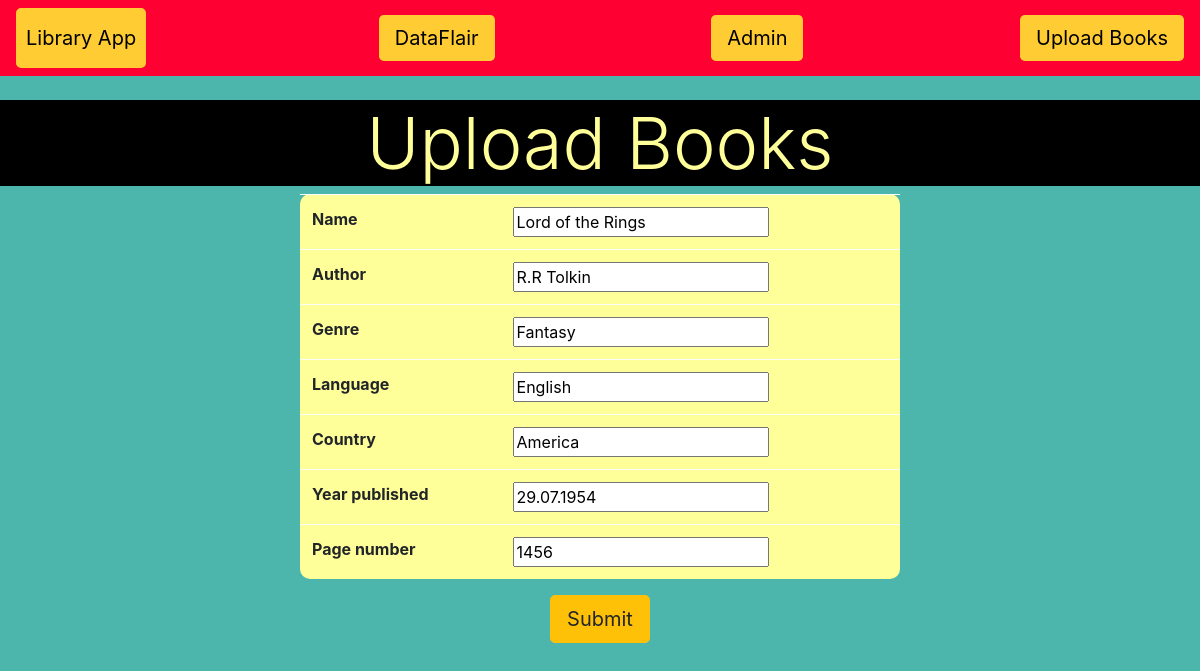
Screenshot of /update/1 with the database file from the repository.
### project2/models.py (models this page shows, shortened)
class Book(models.Model):
    dat = django.utils.timezone.now()
    name = models.CharField(max_length = 50)
    author = models.CharField(max_length = 30, default="anonymous")
    genre = models.CharField(max_length=30, default="unknown")
    language = models.CharField(max_length=30, default="kazakh")
    country = models.CharField(max_length=30, default="Kazakhstan")
    year_published = models.DateField(default=dat)
    page_number = models.IntegerField(default=1)
    class Meta:
        verbose_name = "Книга"
        verbose_name_plural = "Книги"
        ordering = ['name', 'author']

### project2/views.py (the view)
# urls.py: path('update/<int:book_id>', views.update_book),
def update_book(request, book_id):
    book_id = int(book_id)
    try:
        selected = Book.objects.get(id = book_id)
    except Book.DoesNotExist:
        return redirect('index')
    book_form = BookCreate(request.POST or None, instance = selected)
    if book_form.is_valid():
       book_form.save()
       return redirect('index')
    return render(request, 'project2/upload_form.html', {'upload_form':book_form})

### project2/forms.py
class BookCreate(forms.ModelForm):
    class Meta:
        model = Book
        fields = '__all__'

### project2/templates/project2/upload_form.html (shortened to what this page needs)
{% extends 'project2/books.html' %}
{% block content %}
    <center>
    <h1 class="display-3" style="background-color:#000000;color:#FFFF99;">Upload Books</h1>
    <form method = 'POST' enctype="multipart/form-data">
        <table class = 'w-50 table table-light' style="border-radius:10px;background-color:#FFFF99;">
            {% for field in upload_form %}
            <tr>
                <th>{{field.label}}</th>
                <td>{{ field }}</td>
            </tr>
            {% endfor %}
        </table>
        <button type="submit" class="btn btn-lg btn-warning">Submit</button>
    </form>
</center>
{% endblock %}

### rows the page displays
Book: upload_form "Lord of the Rings" "R.R Tolkin" "Fantasy" "English" "America" "29.07.1954" "1456"

### other values shown
{{ field.label }} "Name" "Author" "Genre" "Language" "Country" "Year published" "Page number"
